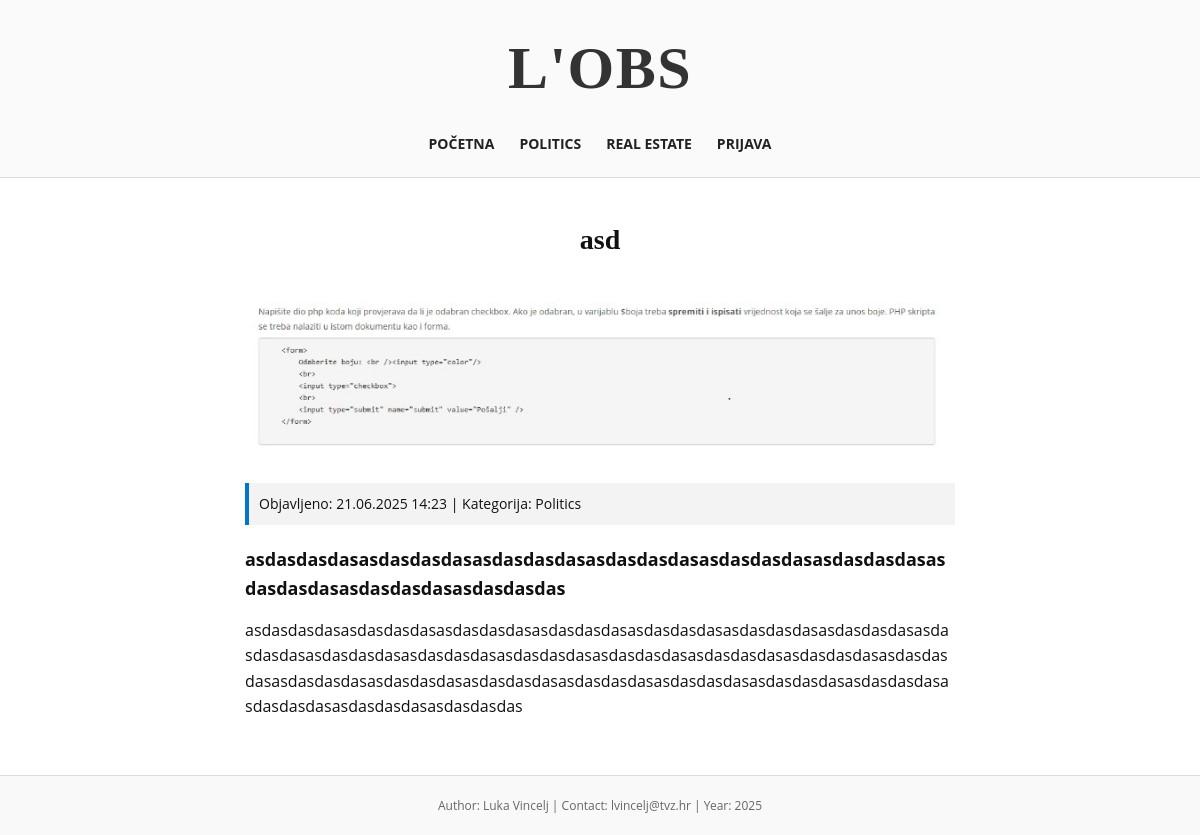
Screenshot of /LukaVincelj/clanak.php?id=7 with the database file from the repository.
### tables this page shows
CREATE TABLE `vijesti` (
  `id` int NOT NULL,
  `datum` datetime NOT NULL DEFAULT CURRENT_TIMESTAMP,
  `naslov` varchar(255) NOT NULL,
  `sazetak` text NOT NULL,
  `tekst` text NOT NULL,
  `slika` varchar(255) NOT NULL,
  `kategorija` varchar(50) NOT NULL,
  `arhiva` tinyint(1) DEFAULT '0'
);

### LukaVincelj/clanak.php (the view, shortened to what this page needs)
<?php
include 'connect.php';
$id = isset($_GET['id']) ? (int)$_GET['id'] : 0;
$stmt = $conn->prepare("SELECT * FROM vijesti WHERE id = ?");
$stmt->bind_param("i", $id);
$stmt->execute();
$result = $stmt->get_result();
$article = $result->fetch_assoc();
?>
<!DOCTYPE html>
<html lang="hr">
<head>
  <link rel="stylesheet" href="style.css"/>
</head>
<body>
<header>
  <h1>L'OBS</h1>
  <nav>
    <ul>
      <li><a href="index.php">Početna</a></li>
      <li><a href="kategorija.php?kategorija=Politics">Politics</a></li>
      <li><a href="kategorija.php?kategorija=Real Estate">Real Estate</a></li>
      <?php if (isset($_SESSION['korisnicko_ime'])): ?>
        <li><a href="logout.php">Odjava (<?php echo htmlspecialchars($_SESSION['korisnicko_ime']); ?>)</a></li>
      <?php else: ?>
        <li><a href="login.php">Prijava</a></li>
      <?php endif; ?>
    </ul>
  </nav>
</header>
<main class="article-container">
  <?php if ($article): ?>
    <h2 class="article-title"><?php echo htmlspecialchars($article['naslov']); ?></h2>
    <img src="img/<?php echo htmlspecialchars($article['slika']); ?>" alt="Slika članka" class="article-image" />
    <div class="article-date-banner">
      Objavljeno: <?php echo date('d.m.Y H:i', strtotime($article['datum'])); ?> | Kategorija: <?php echo htmlspecialchars($article['kategorija']); ?>
    </div>
    <p class="article-lead"><?php echo htmlspecialchars($article['sazetak']); ?></p>
    <p><?php echo nl2br(htmlspecialchars($article['tekst'])); ?></p>
  <?php else: ?>
    <h2>Članak nije pronađen</h2>
    <p>Traženi članak ne postoji ili je uklonjen.</p>
  <?php endif; ?>
</main>
<footer>
  <p>Author: Luka Vincelj | Contact: lvincelj@tvz.hr | Year: 2025</p>
</footer>
</body>
</html>

### LukaVincelj/style.css (style rules this page uses)
* { margin: 0; padding: 0; box-sizing: border-box; }
html, body { font-family: 'Open Sans', sans-serif; background-color: #ffffff; color: #111; line-height: 1.6; font-size: 16px; }
header { text-align: center; padding: 20px 10px; background-color: #fafafa; border-bottom: 1px solid #ddd; }
header h1 { font-family: 'Playfair Display', serif; font-size: 60px; letter-spacing: 1.5px; font-weight: 700; color: #333; }
nav ul { list-style: none; display: flex; justify-content: center; flex-wrap: wrap; gap: 25px; margin-top: 15px; }
nav a { text-decoration: none; color: #222; font-weight: bold; font-size: 14px; text-transform: uppercase; padding-bottom: 4px; transition: all 0.3s; }
main { padding: 40px 20px; max-width: 1200px; margin: 0 auto; }
.article-container { max-width: 750px; margin: 0 auto; padding: 40px 20px; word-wrap: break-word; overflow-wrap: break-word; word-break: break-word; }
.article-title { font-size: 28px; font-family: 'Playfair Display', serif; font-weight: 700; margin-bottom: 20px; text-align: center; }
.article-image { width: 100%; height: auto; margin: 20px 0; }
.article-date-banner { font-size: 14px; padding: 10px; background-color: #f3f3f3; border-left: 4px solid #0077cc; margin-bottom: 20px; }
.article-lead { font-weight: bold; font-size: 18px; margin-bottom: 25px; }
.article-container p { margin-bottom: 15px; }
footer { border-top: 1px solid #ddd; text-align: center; padding: 20px; font-size: 12px; background-color: #f9f9f9; color: #666; }

### rows the page displays
vijesti: naslov "asd", slika (picture), datum "21.06.2025 14:23", kategorija "Politics", sazetak "asdasdasdasasdasdasdasasdasdasdasasdasdasdasasdasdasdasasdasdasdasasdasdasdasasdasdasdasasdasdasdas", tekst "asdasdasdasasdasdasdasasdasdasdasasdasdasdasasdasdasdasasdasdasdasasdasdasdasasdasdasdasasdasdasdasasdasdasdasasdasdasdasasdasdasdasasdasdasdasasdasdasdasasdasdasdasasdasdasdasasdasdasdasasdasdasdasasdasdasdasasdasdasdasasdasdasdasasdasdasdasasdasdasdasasdasdasdasasdasdasdas"
